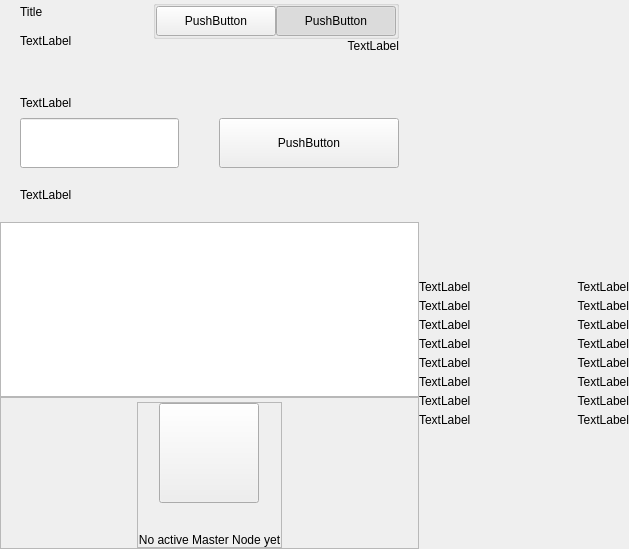
<?xml version="1.0" encoding="UTF-8"?>
<ui version="4.0">
 <class>PrivacyWidget</class>
 <widget class="QWidget" name="PrivacyWidget">
  <property name="geometry">
   <rect>
    <x>0</x>
    <y>0</y>
    <width>629</width>
    <height>549</height>
   </rect>
  </property>
  <property name="windowTitle">
   <string>Form</string>
  </property>
  <layout class="QHBoxLayout" name="horizontalLayout_2" stretch="2,1">
   <property name="spacing">
    <number>0</number>
   </property>
   <property name="leftMargin">
    <number>0</number>
   </property>
   <property name="topMargin">
    <number>0</number>
   </property>
   <property name="rightMargin">
    <number>0</number>
   </property>
   <property name="bottomMargin">
    <number>0</number>
   </property>
   <item>
    <widget class="QWidget" name="left" native="true">
     <layout class="QVBoxLayout" name="verticalLayout_3">
      <property name="leftMargin">
       <number>0</number>
      </property>
      <property name="topMargin">
       <number>0</number>
      </property>
      <property name="rightMargin">
       <number>0</number>
      </property>
      <property name="bottomMargin">
       <number>0</number>
      </property>
      <item>
       <layout class="QVBoxLayout" name="verticalLayout_2">
        <property name="spacing">
         <number>0</number>
        </property>
        <item>
         <layout class="QVBoxLayout" name="verticalLayoutTop">
          <property name="spacing">
           <number>0</number>
          </property>
          <property name="leftMargin">
           <number>20</number>
          </property>
          <property name="rightMargin">
           <number>20</number>
          </property>
          <item>
           <layout class="QHBoxLayout" name="horizontalLayout_3">
            <property name="spacing">
             <number>0</number>
            </property>
            <item>
             <layout class="QVBoxLayout" name="verticalLayout">
              <property name="spacing">
               <number>5</number>
              </property>
              <item>
               <widget class="QLabel" name="labelTitle">
                <property name="text">
                 <string>Title</string>
                </property>
               </widget>
              </item>
              <item>
               <widget class="QLabel" name="labelSubtitle1">
                <property name="maximumSize">
                 <size>
                  <width>16777215</width>
                  <height>16777215</height>
                 </size>
                </property>
                <property name="text">
                 <string>TextLabel</string>
                </property>
               </widget>
              </item>
             </layout>
            </item>
            <item>
             <spacer name="horizontalSpacer">
              <property name="orientation">
               <enum>Qt::Horizontal</enum>
              </property>
              <property name="sizeHint" stdset="0">
               <size>
                <width>40</width>
                <height>20</height>
               </size>
              </property>
             </spacer>
            </item>
            <item>
             <layout class="QVBoxLayout" name="verticalLayout_8">
              <property name="spacing">
               <number>0</number>
              </property>
              <item>
               <widget class="QGroupBox" name="groupBox">
                <property name="title">
                 <string/>
                </property>
                <layout class="QHBoxLayout" name="horizontalLayout_4">
                 <property name="spacing">
                  <number>0</number>
                 </property>
                 <property name="leftMargin">
                  <number>0</number>
                 </property>
                 <property name="topMargin">
                  <number>0</number>
                 </property>
                 <property name="rightMargin">
                  <number>0</number>
                 </property>
                 <property name="bottomMargin">
                  <number>0</number>
                 </property>
                 <item>
                  <widget class="QPushButton" name="pushLeft">
                   <property name="minimumSize">
                    <size>
                     <width>120</width>
                     <height>30</height>
                    </size>
                   </property>
                   <property name="maximumSize">
                    <size>
                     <width>120</width>
                     <height>30</height>
                    </size>
                   </property>
                   <property name="text">
                    <string>PushButton</string>
                   </property>
                   <property name="checkable">
                    <bool>true</bool>
                   </property>
                   <property name="autoExclusive">
                    <bool>true</bool>
                   </property>
                  </widget>
                 </item>
                 <item>
                  <widget class="QPushButton" name="pushRight">
                   <property name="minimumSize">
                    <size>
                     <width>120</width>
                     <height>30</height>
                    </size>
                   </property>
                   <property name="maximumSize">
                    <size>
                     <width>120</width>
                     <height>30</height>
                    </size>
                   </property>
                   <property name="text">
                    <string>PushButton</string>
                   </property>
                   <property name="checkable">
                    <bool>true</bool>
                   </property>
                   <property name="checked">
                    <bool>true</bool>
                   </property>
                   <property name="autoExclusive">
                    <bool>true</bool>
                   </property>
                  </widget>
                 </item>
                </layout>
               </widget>
              </item>
              <item alignment="Qt::AlignTop">
               <widget class="QLabel" name="labelSubtitle2">
                <property name="text">
                 <string>TextLabel</string>
                </property>
                <property name="alignment">
                 <set>Qt::AlignRight|Qt::AlignTrailing|Qt::AlignVCenter</set>
                </property>
               </widget>
              </item>
             </layout>
            </item>
           </layout>
          </item>
          <item>
           <spacer name="verticalSpacer_2">
            <property name="orientation">
             <enum>Qt::Vertical</enum>
            </property>
            <property name="sizeType">
             <enum>QSizePolicy::Fixed</enum>
            </property>
            <property name="sizeHint" stdset="0">
             <size>
              <width>20</width>
              <height>40</height>
             </size>
            </property>
           </spacer>
          </item>
          <item>
           <layout class="QHBoxLayout" name="horizontalLayout_6" stretch="2">
            <property name="spacing">
             <number>0</number>
            </property>
            <item>
             <layout class="QVBoxLayout" name="verticalLayout_7">
              <property name="spacing">
               <number>5</number>
              </property>
              <item>
               <widget class="QLabel" name="labelSubtitleAmount">
                <property name="minimumSize">
                 <size>
                  <width>0</width>
                  <height>20</height>
                 </size>
                </property>
                <property name="maximumSize">
                 <size>
                  <width>16777215</width>
                  <height>20</height>
                 </size>
                </property>
                <property name="text">
                 <string>TextLabel</string>
                </property>
               </widget>
              </item>
              <item>
               <layout class="QHBoxLayout" name="horizontalLayout" stretch="1,0,0">
                <property name="spacing">
                 <number>0</number>
                </property>
                <item>
                 <widget class="QLineEdit" name="lineEditAmount">
                  <property name="minimumSize">
                   <size>
                    <width>0</width>
                    <height>50</height>
                   </size>
                  </property>
                 </widget>
                </item>
                <item>
                 <spacer name="horizontalSpacer_4">
                  <property name="orientation">
                   <enum>Qt::Horizontal</enum>
                  </property>
                  <property name="sizeHint" stdset="0">
                   <size>
                    <width>40</width>
                    <height>20</height>
                   </size>
                  </property>
                 </spacer>
                </item>
                <item>
                 <widget class="QPushButton" name="pushButtonSave">
                  <property name="minimumSize">
                   <size>
                    <width>180</width>
                    <height>50</height>
                   </size>
                  </property>
                  <property name="text">
                   <string>PushButton</string>
                  </property>
                 </widget>
                </item>
               </layout>
              </item>
             </layout>
            </item>
           </layout>
          </item>
         </layout>
        </item>
        <item>
         <spacer name="verticalSpacer_3">
          <property name="orientation">
           <enum>Qt::Vertical</enum>
          </property>
          <property name="sizeType">
           <enum>QSizePolicy::Fixed</enum>
          </property>
          <property name="sizeHint" stdset="0">
           <size>
            <width>20</width>
            <height>20</height>
           </size>
          </property>
         </spacer>
        </item>
        <item>
         <layout class="QHBoxLayout" name="horizontalLayout_7">
          <property name="spacing">
           <number>0</number>
          </property>
          <property name="leftMargin">
           <number>20</number>
          </property>
          <item>
           <widget class="QLabel" name="labelListHistory">
            <property name="text">
             <string>TextLabel</string>
            </property>
           </widget>
          </item>
         </layout>
        </item>
        <item>
         <layout class="QVBoxLayout" name="verticalLayout_6">
          <item>
           <spacer name="verticalSpacer_4">
            <property name="orientation">
             <enum>Qt::Vertical</enum>
            </property>
            <property name="sizeType">
             <enum>QSizePolicy::Fixed</enum>
            </property>
            <property name="sizeHint" stdset="0">
             <size>
              <width>20</width>
              <height>20</height>
             </size>
            </property>
           </spacer>
          </item>
          <item>
           <widget class="QListView" name="listView">
            <property name="enabled">
             <bool>true</bool>
            </property>
            <property name="focusPolicy">
             <enum>Qt::NoFocus</enum>
            </property>
           </widget>
          </item>
          <item>
           <widget class="QFrame" name="emptyContainer">
            <property name="minimumSize">
             <size>
              <width>0</width>
              <height>100</height>
             </size>
            </property>
            <property name="frameShape">
             <enum>QFrame::StyledPanel</enum>
            </property>
            <property name="frameShadow">
             <enum>QFrame::Raised</enum>
            </property>
            <layout class="QVBoxLayout" name="verticalLayout_7" stretch="1,8">
             <property name="spacing">
              <number>0</number>
             </property>
             <property name="leftMargin">
              <number>0</number>
             </property>
             <property name="topMargin">
              <number>0</number>
             </property>
             <property name="rightMargin">
              <number>0</number>
             </property>
             <property name="bottomMargin">
              <number>0</number>
             </property>
             <item>
              <spacer name="verticalSpacer">
               <property name="orientation">
                <enum>Qt::Vertical</enum>
               </property>
               <property name="sizeHint" stdset="0">
                <size>
                 <width>20</width>
                 <height>20</height>
                </size>
               </property>
              </spacer>
             </item>
             <item alignment="Qt::AlignHCenter|Qt::AlignVCenter">
              <widget class="QFrame" name="emptyScreen">
               <property name="sizePolicy">
                <sizepolicy hsizetype="Expanding" vsizetype="Expanding">
                 <horstretch>0</horstretch>
                 <verstretch>0</verstretch>
                </sizepolicy>
               </property>
               <property name="frameShape">
                <enum>QFrame::StyledPanel</enum>
               </property>
               <property name="frameShadow">
                <enum>QFrame::Raised</enum>
               </property>
               <layout class="QVBoxLayout" name="verticalLayout">
                <property name="spacing">
                 <number>30</number>
                </property>
                <property name="leftMargin">
                 <number>0</number>
                </property>
                <property name="topMargin">
                 <number>0</number>
                </property>
                <property name="rightMargin">
                 <number>0</number>
                </property>
                <property name="bottomMargin">
                 <number>0</number>
                </property>
                <item alignment="Qt::AlignHCenter|Qt::AlignVCenter">
                 <widget class="QPushButton" name="pushImgEmpty">
                  <property name="minimumSize">
                   <size>
                    <width>100</width>
                    <height>100</height>
                   </size>
                  </property>
                  <property name="maximumSize">
                   <size>
                    <width>100</width>
                    <height>100</height>
                   </size>
                  </property>
                  <property name="text">
                   <string/>
                  </property>
                  <property name="iconSize">
                   <size>
                    <width>100</width>
                    <height>100</height>
                   </size>
                  </property>
                 </widget>
                </item>
                <item alignment="Qt::AlignHCenter|Qt::AlignVCenter">
                 <widget class="QLabel" name="labelEmpty">
                  <property name="styleSheet">
                   <string notr="true"/>
                  </property>
                  <property name="text">
                   <string>No active Master Node yet</string>
                  </property>
                  <property name="alignment">
                   <set>Qt::AlignCenter</set>
                  </property>
                 </widget>
                </item>
               </layout>
              </widget>
             </item>
            </layout>
           </widget>
          </item>
         </layout>
        </item>
       </layout>
      </item>
     </layout>
    </widget>
   </item>
   <item>
    <widget class="QWidget" name="right" native="true">
     <layout class="QVBoxLayout" name="verticalLayout_5">
      <property name="leftMargin">
       <number>0</number>
      </property>
      <property name="topMargin">
       <number>0</number>
      </property>
      <property name="rightMargin">
       <number>0</number>
      </property>
      <property name="bottomMargin">
       <number>0</number>
      </property>
      <item>
       <widget class="OptionButton" name="btnCoinControl" native="true">
        <property name="minimumSize">
         <size>
          <width>0</width>
          <height>50</height>
         </size>
        </property>
       </widget>
      </item>
      <item>
       <widget class="OptionButton" name="btnDenomGeneration" native="true">
        <property name="minimumSize">
         <size>
          <width>0</width>
          <height>50</height>
         </size>
        </property>
       </widget>
      </item>
      <item>
       <widget class="OptionButton" name="btnRescanMints" native="true">
        <property name="minimumSize">
         <size>
          <width>0</width>
          <height>50</height>
         </size>
        </property>
       </widget>
      </item>
      <item>
       <widget class="OptionButton" name="btnResetZerocoin" native="true">
        <property name="minimumSize">
         <size>
          <width>0</width>
          <height>50</height>
         </size>
        </property>
       </widget>
      </item>
      <item>
       <widget class="OptionButton" name="btnTotalzPIV" native="true">
        <property name="minimumSize">
         <size>
          <width>0</width>
          <height>50</height>
         </size>
        </property>
       </widget>
      </item>
      <item>
       <layout class="QVBoxLayout" name="verticalLayout_4">
        <property name="spacing">
         <number>0</number>
        </property>
        <item>
         <widget class="QWidget" name="layoutDenom" native="true">
          <layout class="QVBoxLayout" name="verticalLayoutDenom">
           <property name="spacing">
            <number>5</number>
           </property>
           <property name="leftMargin">
            <number>0</number>
           </property>
           <property name="topMargin">
            <number>0</number>
           </property>
           <property name="rightMargin">
            <number>0</number>
           </property>
           <property name="bottomMargin">
            <number>0</number>
           </property>
           <item>
            <layout class="QHBoxLayout" name="horizontalLayout_8">
             <item>
              <widget class="QLabel" name="labelTitleDenom1">
               <property name="text">
                <string>TextLabel</string>
               </property>
              </widget>
             </item>
             <item>
              <widget class="QLabel" name="labelValueDenom1">
               <property name="text">
                <string>TextLabel</string>
               </property>
               <property name="alignment">
                <set>Qt::AlignRight|Qt::AlignTrailing|Qt::AlignVCenter</set>
               </property>
              </widget>
             </item>
            </layout>
           </item>
           <item>
            <layout class="QHBoxLayout" name="horizontalLayout_8">
             <item>
              <widget class="QLabel" name="labelTitleDenom5">
               <property name="text">
                <string>TextLabel</string>
               </property>
              </widget>
             </item>
             <item>
              <widget class="QLabel" name="labelValueDenom5">
               <property name="text">
                <string>TextLabel</string>
               </property>
               <property name="alignment">
                <set>Qt::AlignRight|Qt::AlignTrailing|Qt::AlignVCenter</set>
               </property>
              </widget>
             </item>
            </layout>
           </item>
           <item>
            <layout class="QHBoxLayout" name="horizontalLayout_8">
             <item>
              <widget class="QLabel" name="labelTitleDenom10">
               <property name="text">
                <string>TextLabel</string>
               </property>
              </widget>
             </item>
             <item>
              <widget class="QLabel" name="labelValueDenom10">
               <property name="text">
                <string>TextLabel</string>
               </property>
               <property name="alignment">
                <set>Qt::AlignRight|Qt::AlignTrailing|Qt::AlignVCenter</set>
               </property>
              </widget>
             </item>
            </layout>
           </item>
           <item>
            <layout class="QHBoxLayout" name="horizontalLayout_8">
             <item>
              <widget class="QLabel" name="labelTitleDenom50">
               <property name="text">
                <string>TextLabel</string>
               </property>
              </widget>
             </item>
             <item>
              <widget class="QLabel" name="labelValueDenom50">
               <property name="text">
                <string>TextLabel</string>
               </property>
               <property name="alignment">
                <set>Qt::AlignRight|Qt::AlignTrailing|Qt::AlignVCenter</set>
               </property>
              </widget>
             </item>
            </layout>
           </item>
           <item>
            <layout class="QHBoxLayout" name="horizontalLayout_8">
             <item>
              <widget class="QLabel" name="labelTitleDenom100">
               <property name="text">
                <string>TextLabel</string>
               </property>
              </widget>
             </item>
             <item>
              <widget class="QLabel" name="labelValueDenom100">
               <property name="text">
                <string>TextLabel</string>
               </property>
               <property name="alignment">
                <set>Qt::AlignRight|Qt::AlignTrailing|Qt::AlignVCenter</set>
               </property>
              </widget>
             </item>
            </layout>
           </item>
           <item>
            <layout class="QHBoxLayout" name="horizontalLayout_8">
             <item>
              <widget class="QLabel" name="labelTitleDenom500">
               <property name="text">
                <string>TextLabel</string>
               </property>
              </widget>
             </item>
             <item>
              <widget class="QLabel" name="labelValueDenom500">
               <property name="text">
                <string>TextLabel</string>
               </property>
               <property name="alignment">
                <set>Qt::AlignRight|Qt::AlignTrailing|Qt::AlignVCenter</set>
               </property>
              </widget>
             </item>
            </layout>
           </item>
           <item>
            <layout class="QHBoxLayout" name="horizontalLayout_8">
             <item>
              <widget class="QLabel" name="labelTitleDenom1000">
               <property name="text">
                <string>TextLabel</string>
               </property>
              </widget>
             </item>
             <item>
              <widget class="QLabel" name="labelValueDenom1000">
               <property name="text">
                <string>TextLabel</string>
               </property>
               <property name="alignment">
                <set>Qt::AlignRight|Qt::AlignTrailing|Qt::AlignVCenter</set>
               </property>
              </widget>
             </item>
            </layout>
           </item>
           <item>
            <layout class="QHBoxLayout" name="horizontalLayout_8">
             <item>
              <widget class="QLabel" name="labelTitleDenom5000">
               <property name="text">
                <string>TextLabel</string>
               </property>
              </widget>
             </item>
             <item>
              <widget class="QLabel" name="labelValueDenom5000">
               <property name="text">
                <string>TextLabel</string>
               </property>
               <property name="alignment">
                <set>Qt::AlignRight|Qt::AlignTrailing|Qt::AlignVCenter</set>
               </property>
              </widget>
             </item>
            </layout>
           </item>
          </layout>
         </widget>
        </item>
        <item>
         <spacer name="verticalSpacer_5">
          <property name="orientation">
           <enum>Qt::Vertical</enum>
          </property>
          <property name="sizeHint" stdset="0">
           <size>
            <width>20</width>
            <height>40</height>
           </size>
          </property>
         </spacer>
        </item>
       </layout>
      </item>
     </layout>
    </widget>
   </item>
  </layout>
 </widget>
 <customwidgets>
  <customwidget>
   <class>OptionButton</class>
   <extends>QWidget</extends>
   <header>qt/vitae/optionbutton.h</header>
   <container>1</container>
  </customwidget>
 </customwidgets>
 <resources/>
 <connections/>
</ui>
